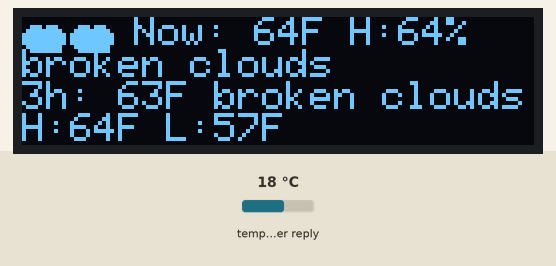
Recording of a sketch running on a simulated ESP32. Shown: 128×32 one-colour display. The inputs (shaded band) are chosen by the test bench; at power-on: temperature in the weather reply 18 °C. WiFi joins after 1.5 s; servers stay silent unless stated; web services answer with replies made up by the test bench; what the sketch prints to the serial monitor is not drawn.

Above: at 2.0 s.

The sketch:

top-left-weather-monitor.ino
```cpp
#include <Arduino.h>
#include <Wire.h>
#include <WiFi.h>
#include <HTTPClient.h>
#include <ArduinoJson.h>
#include <Adafruit_GFX.h>
#include <Adafruit_SSD1306.h>

// —— User Config —— //
const char* ssid      = "emeraldcity";
const char* password  = "spacemonkeys";
const char* city      = "Taos";
const char* country   = "US";
const char* owmApiKey = "29791c1b9f625367055f374a4260a2fc";

// —— Intervals —— //
const unsigned long WEATHER_INTERVAL = 10UL * 60UL * 1000UL;

// —— OLED config —— //
#define SCREEN_WIDTH 128
#define SCREEN_HEIGHT 32
#define OLED_ADDR     0x3C
#define OLED_RESET    -1
#define SDA_PIN       21
#define SCL_PIN       22

Adafruit_SSD1306 display(SCREEN_WIDTH, SCREEN_HEIGHT, &Wire, OLED_RESET);

// —— State —— //
unsigned long lastWeather = 0;
float currTempC, currTempF;
int   currHumidity;
String currDesc, currIcon;

float nextTempC, nextTempF;
String nextDesc, nextIcon;

float todayHighC, todayLowC;
float todayHighF, todayLowF;

// —— Prototypes —— //
void connectWiFi();
void fetchWeather();
void drawDisplay();
void drawWeatherIcon(const String& ic, int x, int y);

void setup() {
  Serial.begin(115200);
  Wire.begin(SDA_PIN, SCL_PIN);

  if (!display.begin(SSD1306_SWITCHCAPVCC, OLED_ADDR)) {
    Serial.println("OLED init failed");
    while (1) delay(1000);
  }
  display.clearDisplay();
  display.setTextSize(1);
  display.setTextColor(SSD1306_WHITE);

  connectWiFi();
  fetchWeather();
}

void loop() {
  if (millis() - lastWeather > WEATHER_INTERVAL) {
    fetchWeather();
  }
  drawDisplay();
  delay(1000);
}

void connectWiFi() {
  if (WiFi.status() == WL_CONNECTED) return;
  WiFi.mode(WIFI_STA);
  WiFi.begin(ssid, password);
  unsigned long start = millis();
  Serial.print("Wi-Fi connecting");
  while (WiFi.status() != WL_CONNECTED && millis() - start < 10000) {
    Serial.print('.');
    delay(500);
  }
  Serial.println();
  if (WiFi.status() == WL_CONNECTED) {
    Serial.printf("Wi-Fi OK, IP=%s\n", WiFi.localIP().toString().c_str());
  } else {
    Serial.println("Wi-Fi FAIL");
  }
}

void fetchWeather() {
  if (WiFi.status() != WL_CONNECTED) {
    connectWiFi();
    if (WiFi.status() != WL_CONNECTED) return;
  }

  HTTPClient http;

  // Current weather
  {
    String url = String("http://api.openweathermap.org/data/2.5/weather?q=")
               + city + "," + country
               + "&units=metric&appid=" + owmApiKey;
    http.begin(url);
    if (http.GET() == HTTP_CODE_OK) {
      DynamicJsonDocument doc(1024);
      if (!deserializeJson(doc, http.getString())) {
        currTempC    = doc["main"]["temp"].as<float>();
        currTempF    = currTempC * 9.0 / 5.0 + 32.0;
        currHumidity = doc["main"]["humidity"].as<int>();
        currDesc     = String((const char*)doc["weather"][0]["description"]).substring(0,16);
        currIcon     = String((const char*)doc["weather"][0]["icon"]);
      }
    }
    http.end();
  }

  // 3-hour forecast (first entry)
  {
    String url = String("http://api.openweathermap.org/data/2.5/forecast?q=")
               + city + "," + country
               + "&units=metric&cnt=2&appid=" + owmApiKey;
    http.begin(url);
    if (http.GET() == HTTP_CODE_OK) {
      DynamicJsonDocument doc(2048);
      if (!deserializeJson(doc, http.getString())) {
        JsonVariant e = doc["list"][1];
        nextTempC = e["main"]["temp"].as<float>();
        nextTempF = nextTempC * 9.0 / 5.0 + 32.0;
        nextDesc  = String((const char*)e["weather"][0]["description"]).substring(0,16);
        nextIcon  = String((const char*)e["weather"][0]["icon"]);

        todayHighC = doc["list"][0]["main"]["temp_max"].as<float>();
        todayLowC  = doc["list"][0]["main"]["temp_min"].as<float>();
        todayHighF = todayHighC * 9.0 / 5.0 + 32.0;
        todayLowF  = todayLowC  * 9.0 / 5.0 + 32.0;
      }
    }
    http.end();
  }

  lastWeather = millis();
}

void drawDisplay() {
  display.clearDisplay();

  // Top row: icons side by side
  drawWeatherIcon(currIcon, 0, 0);
  drawWeatherIcon(nextIcon, 12, 0);

  // Line 1: Now and humidity (to right of icons)
  display.setCursor(28, 0);
  display.printf("Now:%3.0fF H:%2d%%", currTempF, currHumidity);

  // Line 2: current description
  display.setCursor(0, 8);
  display.print(currDesc);

  // Line 3: forecast temp and description
  display.setCursor(0, 16);
  display.printf("3h:%3.0fF ", nextTempF);
  display.print(nextDesc);

  // Line 4: high/low
  display.setCursor(0, 24);
  display.printf("H:%2.0fF L:%2.0fF", todayHighF, todayLowF);

  display.display();
}

void drawWeatherIcon(const String& ic, int x, int y) {
  // 8×8 icons
  if (ic.startsWith("01")) {
    // sun
    display.fillCircle(x+4, y+4, 2, SSD1306_WHITE);
    const int rx[8] = {4,7,8,7,4,1,0,1}, ry[8] = {0,1,4,7,8,7,4,1};
    for (int i=0; i<8; i++) display.drawLine(x+4, y+4, x+rx[i], y+ry[i], SSD1306_WHITE);
  }
  else if (ic.startsWith("0")) {
    // clouds
    display.fillCircle(x+3, y+5, 3, SSD1306_WHITE);
    display.fillCircle(x+7, y+5, 3, SSD1306_WHITE);
    display.fillRect(x+3, y+5, 7, 4, SSD1306_WHITE);
  }
  else if (ic.startsWith("09") || ic.startsWith("10")) {
    // rain
    display.fillCircle(x+3, y+4, 3, SSD1306_WHITE);
    display.fillCircle(x+7, y+4, 3, SSD1306_WHITE);
    display.fillRect(x+3, y+4, 7, 4, SSD1306_WHITE);
    display.drawLine(x+4, y+9, x+4, y+11, SSD1306_WHITE);
    display.drawLine(x+6, y+9, x+6, y+11, SSD1306_WHITE);
    display.drawLine(x+8, y+9, x+8, y+11, SSD1306_WHITE);
  }
  else if (ic.startsWith("13")) {
    // snow
    display.fillCircle(x+3, y+4, 3, SSD1306_WHITE);
    display.fillCircle(x+7, y+4, 3, SSD1306_WHITE);
    display.fillRect(x+3, y+4, 7, 4, SSD1306_WHITE);
    for (int dx=4; dx<=8; dx+=2) display.drawPixel(x+dx, y+10, SSD1306_WHITE);
  }
  else {
    // fallback cloud
    display.fillCircle(x+4, y+5, 3, SSD1306_WHITE);
    display.fillCircle(x+8, y+5, 3, SSD1306_WHITE);
    display.fillRect(x+4, y+5, 7, 4, SSD1306_WHITE);
  }
}
```
